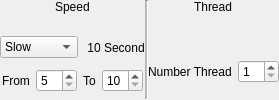
    <widget class="QWidget" name="widget_16" native="true">
     <property name="minimumSize">
      <size>
       <width>0</width>
       <height>0</height>
      </size>
     </property>
     <layout class="QHBoxLayout" name="horizontalLayout_20">
      <property name="spacing">
       <number>0</number>
      </property>
      <property name="leftMargin">
       <number>0</number>
      </property>
      <property name="topMargin">
       <number>0</number>
      </property>
      <property name="rightMargin">
       <number>0</number>
      </property>
      <property name="bottomMargin">
       <number>0</number>
      </property>
      <item>
       <widget class="QWidget" name="widget_speed" native="true">
        <layout class="QVBoxLayout" name="verticalLayout_23">
         <property name="spacing">
          <number>6</number>
         </property>
         <property name="leftMargin">
          <number>0</number>
         </property>
         <property name="topMargin">
          <number>0</number>
         </property>
         <property name="rightMargin">
          <number>0</number>
         </property>
         <property name="bottomMargin">
          <number>5</number>
         </property>
         <item alignment="Qt::AlignHCenter|Qt::AlignTop">
          <widget class="QLabel" name="label_41">
           <property name="text">
            <string>Speed</string>
           </property>
          </widget>
         </item>
         <item alignment="Qt::AlignHCenter">
          <widget class="QWidget" name="widget_18" native="true">
           <layout class="QHBoxLayout" name="horizontalLayout_7">
            <property name="leftMargin">
             <number>0</number>
            </property>
            <property name="topMargin">
             <number>0</number>
            </property>
            <property name="rightMargin">
             <number>0</number>
            </property>
            <property name="bottomMargin">
             <number>0</number>
            </property>
            <item>
             <widget class="QComboBox" name="comboBox">
              <item>
               <property name="text">
                <string>Slow</string>
               </property>
              </item>
              <item>
               <property name="text">
                <string>Normal</string>
               </property>
              </item>
              <item>
               <property name="text">
                <string>Fast</string>
               </property>
              </item>
              <item>
               <property name="text">
                <string>Advance</string>
               </property>
              </item>
             </widget>
            </item>
            <item>
             <widget class="QLabel" name="label_3">
              <property name="text">
               <string> 10 Second</string>
              </property>
             </widget>
            </item>
           </layout>
          </widget>
         </item>
         <item alignment="Qt::AlignHCenter">
          <widget class="QWidget" name="widget_17" native="true">
           <layout class="QHBoxLayout" name="horizontalLayout_2">
            <property name="leftMargin">
             <number>0</number>
            </property>
            <property name="topMargin">
             <number>0</number>
            </property>
            <property name="rightMargin">
             <number>0</number>
            </property>
            <property name="bottomMargin">
             <number>0</number>
            </property>
            <item>
             <widget class="QLabel" name="fromm">
              <property name="text">
               <string>From</string>
              </property>
             </widget>
            </item>
            <item>
             <widget class="QSpinBox" name="spinBox_2">
              <property name="minimum">
               <number>5</number>
              </property>
             </widget>
            </item>
            <item>
             <widget class="QLabel" name="to">
              <property name="text">
               <string>To</string>
              </property>
             </widget>
            </item>
            <item>
             <widget class="QSpinBox" name="spinBox_3">
              <property name="minimum">
               <number>10</number>
              </property>
             </widget>
            </item>
           </layout>
          </widget>
         </item>
        </layout>
       </widget>
      </item>
      <item>
       <widget class="Line" name="line">
        <property name="midLineWidth">
         <number>2</number>
        </property>
        <property name="orientation">
         <enum>Qt::Vertical</enum>
        </property>
       </widget>
      </item>
      <item>
       <widget class="QWidget" name="widget_25" native="true">
        <layout class="QVBoxLayout" name="verticalLayout_24">
         <property name="spacing">
          <number>0</number>
         </property>
         <property name="leftMargin">
          <number>0</number>
         </property>
         <property name="topMargin">
          <number>0</number>
         </property>
         <property name="rightMargin">
          <number>0</number>
         </property>
         <property name="bottomMargin">
          <number>5</number>
         </property>
         <item alignment="Qt::AlignHCenter|Qt::AlignTop">
          <widget class="QLabel" name="label_6">
           <property name="text">
            <string>Thread</string>
           </property>
          </widget>
         </item>
         <item alignment="Qt::AlignHCenter">
          <widget class="QWidget" name="widget_26" native="true">
           <layout class="QHBoxLayout" name="horizontalLayout_19">
            <property name="leftMargin">
             <number>0</number>
            </property>
            <property name="topMargin">
             <number>0</number>
            </property>
            <property name="rightMargin">
             <number>0</number>
            </property>
            <property name="bottomMargin">
             <number>0</number>
            </property>
            <item>
             <widget class="QLabel" name="fromm_2">
              <property name="text">
               <string>Number Thread</string>
              </property>
             </widget>
            </item>
            <item>
             <widget class="QSpinBox" name="spinBox_thread">
              <property name="cursor">
               <cursorShape>BlankCursor</cursorShape>
              </property>
              <property name="frame">
               <bool>true</bool>
              </property>
              <property name="readOnly">
               <bool>false</bool>
              </property>
              <property name="keyboardTracking">
               <bool>true</bool>
              </property>
              <property name="minimum">
               <number>1</number>
              </property>
              <property name="maximum">
               <number>10</number>
              </property>
              <property name="value">
               <number>1</number>
              </property>
             </widget>
            </item>
           </layout>
          </widget>
         </item>
        </layout>
       </widget>
      </item>
     </layout>
    </widget>
